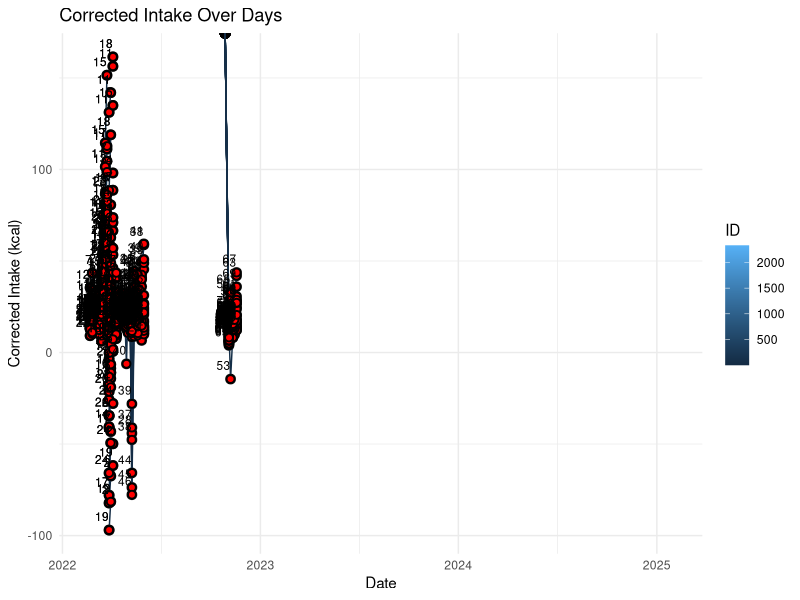

Source code (R): (Note: this script raises an error after producing the figure.)
# Data analysis of the adiposity index (fat mass/lean mass) of NZO female mice assigned to two diet regimens: 
# "ad lib" or "restricted" after 9-12 weeks on LFD (D12450Ki, Research Diets).

#libraries
library(dplyr) #to use pipe
library(ggplot2) #to graph
library(readr)  



#----FOOD INTAKE----
# My idea is to take the mean of the last 3 days of daily food intake to restrict the animals to ~60% of the obese energy intake
# A complementary idea is to take only the IDs that are assigned to the "restricted" group.

FI_data <- read_csv("../data/FI.csv") %>% 
  filter(COHORT > 6) #Just fisetin mice 
  
fi_plot <- FI_data %>% 
  # filter(ID %in% c(3710, 3725,3708,3729,3724,3723,3728,3714,3727,3721,3722,3720)) %>% 
  ggplot(aes(x = DATE, y = corrected_intake_kcal, group =as.factor(ID))) +
  geom_point(size = 3, alpha = 0.8) +
  geom_line(aes(color = ID)) +  # Add color for better distinction
  stat_summary(
    fun.data = mean_se,
    geom = "pointrange",
    size = 0.5,
    shape = 21,
    color = "black",
    fill = "red",
    position = position_dodge(width = 0.2)  # Mean and SEM as big points
  ) +
  geom_text(aes(label = ID), size = 3, vjust = -1, hjust = 1) + 
  labs(
    title = "Corrected Intake Over Days",
    x = "Date",
    y = "Corrected Intake (kcal)"
  ) +
  theme_minimal() 

fi_plot_gr <- FI_data_ %>% 
  # drop_na() %>% 
  #  filter(ID %in% c(3710, 3725,3708,3729,3724,3723,3728,3714,3727,3721,3722,3720)) %>% 
  filter(DATE > "2025-01-20") %>% 
  ggplot(aes(x = DATE, y = corrected_intake_gr, group =as.factor(ID))) +
  geom_point(size = 3, alpha = 0.8) +
  geom_line(aes(color = as.factor(ID))) +  # Add color for better distinction
  geom_text(aes(label = ID), size = 3, vjust = -1, hjust = 1) + 
  labs(
    title = "Corrected Intake Over Days",
    x = "Date",
    y = "Corrected Intake (gr.)"
  ) +
  theme_minimal() 
fi_plot_gr    

bw <- read_csv("../data/BW.csv") %>% 
  filter(COHORT %in% c(3, 4, 5, 8))
bw

echo_full <- echomri_data %>% 
  filter(COHORT %in% c(3, 4, 5))

echo_full %>% 
  ggplot(aes(Date, Lean/Weight, color = as.factor(ID))) +
  geom_point() +
  geom_line()

###BW NZO MICE####

bw %>% 
  filter(SEX =="M") %>% 
 # filter(!(ID %in% c(3722,3723,3724,3725,3727,3728,3729))) %>% 
  ggplot(aes(
    DATE, BW, group = ID, color = as.factor(ID)
  )) +
  geom_point() +
  geom_line() +
  facet_wrap(~SEX)

####FI NZO MICE####
fi_plot_gr    <- read_csv("../data/FI.csv") %>% 
  filter(COHORT %in% c(3, 4, 5)) %>% 
  filter(!(ID %in% c(3722,3723,3724,3725,3727,3728,3729))) %>% 
  filter(corrected_intake_gr < 15) %>%  #TYPING MISTAKES
  filter(DATE > "2025-01-25") %>% 
  ggplot(aes(x = DATE, y = corrected_intake_gr, group =as.factor(ID))) +
  geom_point(size = 3, alpha = 0.8) +
  geom_line(aes(color = as.factor(ID))) +  # Add color for better distinction
  geom_text(aes(label = ID), size = 3, vjust = -1, hjust = 1) + 
  labs(
    title = "Corrected Intake Over Days",
    x = "Date",
    y = "Corrected Intake (gr.)"
  ) +
  theme_minimal() +
  facet_wrap(~ID)
fi_plot_gr    



